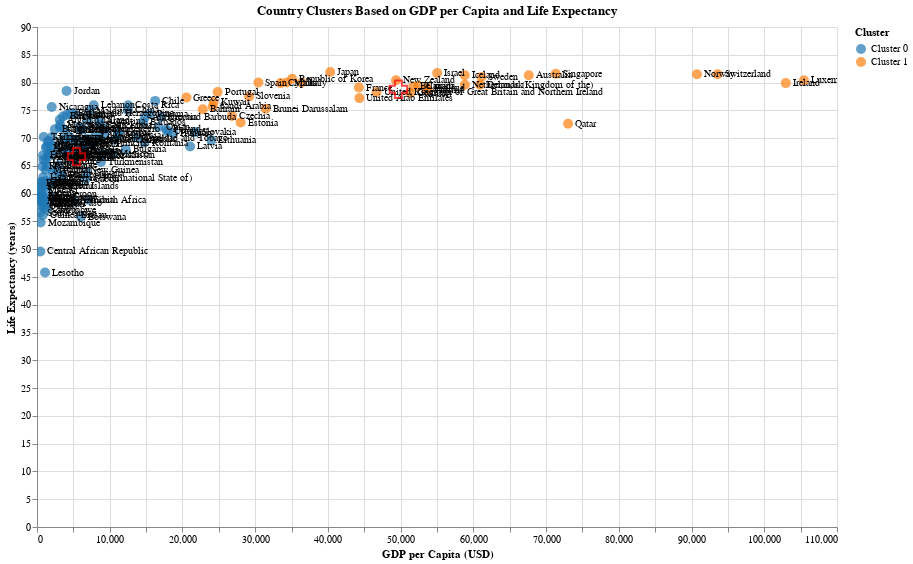

The notebook cell saved with this chart:
### Code cell
# After examining the elbow plot, set the optimal k value
optimal_k = 2
print(f"Using k={optimal_k} clusters based on elbow plot analysis")

# Apply K-means clustering with the optimal k
kmeans = KMeans(n_clusters=optimal_k, random_state=42)
recent_country_data_clustered = recent_country_data.loc[X.index].copy()
cluster_labels = kmeans.fit_predict(X_scaled)
recent_country_data_clustered['Cluster'] = cluster_labels

# Convert cluster to string for better color encoding in Altair
recent_country_data_clustered['Cluster'] = 'Cluster ' + recent_country_data_clustered['Cluster'].astype(str)

# Create Altair chart for clusters
cluster_chart = alt.Chart(recent_country_data_clustered).mark_circle(size=100, opacity=0.7).encode(
    x=alt.X('GDP:Q', title='GDP per Capita (USD)'),
    y=alt.Y('Life_Expectancy:Q', title='Life Expectancy (years)'),
    color=alt.Color('Cluster:N', scale=alt.Scale(scheme='category10')),
    tooltip=['Country_Name', 'GDP', 'Life_Expectancy', 'Cluster']
).properties(
    width=800,
    height=500,
    title='Country Clusters Based on GDP per Capita and Life Expectancy'
)

# Create text labels for countries
text_labels = alt.Chart(recent_country_data_clustered).mark_text(
    align='left',
    baseline='middle',
    dx=7,
    fontSize=10
).encode(
    x='GDP:Q',
    y='Life_Expectancy:Q',
    text='Country_Name:N'
)

# Calculate and add cluster centers to the dataset
centers = kmeans.cluster_centers_
centers_original = scaler.inverse_transform(centers)

# Create a DataFrame for the cluster centers
centers_df = pd.DataFrame(
    centers_original, 
    columns=['GDP', 'Life_Expectancy']
)
centers_df['Type'] = 'Cluster Center'
centers_df['Cluster'] = ['Cluster ' + str(i) for i in range(len(centers_df))]

# Create a chart for cluster centers
centers_chart = alt.Chart(centers_df).mark_point(
    shape='cross',
    size=300,
    color='red'
).encode(
    x='GDP:Q',
    y='Life_Expectancy:Q',
    tooltip=['Cluster', 'GDP', 'Life_Expectancy']
)

# Combine the charts
final_chart = (cluster_chart + text_labels + centers_chart).interactive()

# Display the chart
final_chart

### Figure 1 — Vega-Lite specification as saved in the notebook (floating-point values rounded to 4 significant figures; data arrays with more than 128 entries replaced by an {"elided": "..."} marker saying what was removed)
{"config": {"view": {"continuousWidth": 300, "continuousHeight": 300}}, "layer": [{"mark": {"type": "circle", "opacity": 0.7, "size": 100}, "encoding": {"color": {"field": "Cluster", "scale": {"scheme": "category10"}, "type": "nominal"}, "tooltip": [{"field": "Country_Name", "type": "nominal"}, {"field": "GDP", "type": "quantitative"}, {"field": "Life_Expectancy", "type": "quantitative"}, {"field": "Cluster", "type": "nominal"}], "x": {"field": "GDP", "title": "GDP per Capita (USD)", "type": "quantitative"}, "y": {"field": "Life_Expectancy", "title": "Life Expectancy (years)", "type": "quantitative"}}, "name": "view_10", "title": "Country Clusters Based on GDP per Capita and Life Expectancy"}, {"mark": {"type": "text", "align": "left", "baseline": "middle", "dx": 7, "fontSize": 10}, "encoding": {"text": {"field": "Country_Name", "type": "nominal"}, "x": {"field": "GDP", "type": "quantitative"}, "y": {"field": "Life_Expectancy", "type": "quantitative"}}}, {"data": {"name": "data-5cf205b44a9f197dd4d6f94c1fbea571"}, "mark": {"type": "point", "color": "red", "shape": "cross", "size": 300}, "encoding": {"tooltip": [{"field": "Cluster", "type": "nominal"}, {"field": "GDP", "type": "quantitative"}, {"field": "Life_Expectancy", "type": "quantitative"}], "x": {"field": "GDP", "type": "quantitative"}, "y": {"field": "Life_Expectancy", "type": "quantitative"}}}], "data": {"name": "data-29fc85fba5830aba3c69a8b5b5b79d42"}, "height": 500, "params": [{"name": "param_37", "select": {"type": "interval", "encodings": ["x", "y"]}, "bind": "scales", "views": ["view_10"]}], "width": 800, "$schema": "https://vega.github.io/schema/vega-lite/v5.20.1.json", "datasets": {"data-29fc85fba5830aba3c69a8b5b5b79d42": {"elided": "161 records"}, "data-5cf205b44a9f197dd4d6f94c1fbea571": [{"GDP": 5423.0, "Life_Expectancy": 66.67, "Type": "Cluster Center", "Cluster": "Cluster 0"}, {"GDP": 49690.0, "Life_Expectancy": 78.79, "Type": "Cluster Center", "Cluster": "Cluster 1"}]}}
